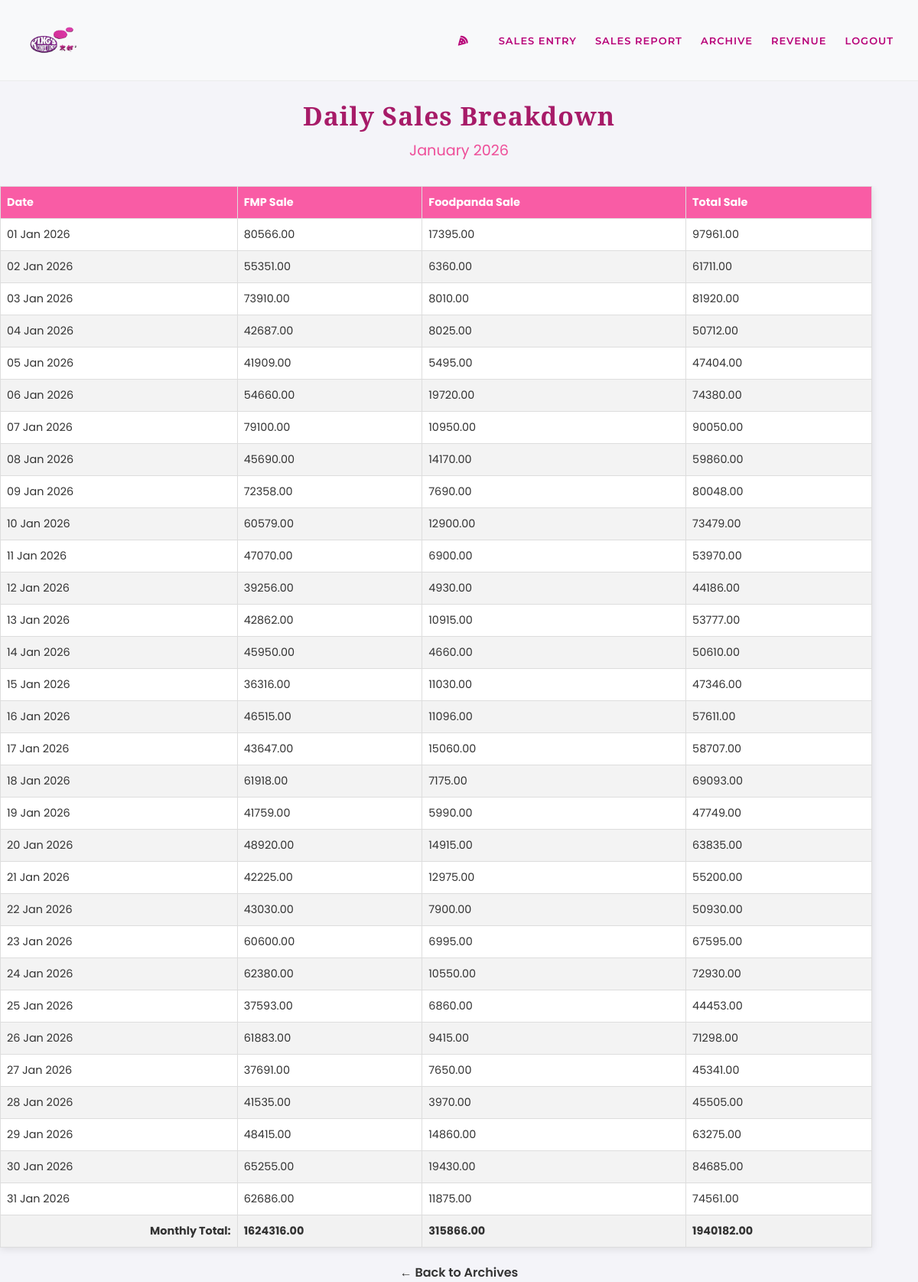
Page /kingsapp/month_rpt/11/ (signed in) on the committed database.
### kingsapp/models.py (models this page shows, shortened)
class kingsArchvSummary(models.Model):
    month = models.DateField(unique=True)
    total_fmp_sale = models.DecimalField(max_digits=10, decimal_places=2, default=0)
    total_foodpanda_sale = models.DecimalField(max_digits=10, decimal_places=2, default=0)
    grand_total_sale = models.DecimalField(max_digits=10, decimal_places=2, default=0)
    net_total_sale = models.DecimalField(max_digits=10, decimal_places=2, default=0)
    average_daily_sale = models.DecimalField(max_digits=10, decimal_places=2, default=0)
    created_at = models.DateTimeField(auto_now_add=True)
    class Meta:
        verbose_name = 'Kings Archived Summary'
        verbose_name_plural = 'Kings Archived Summary'

class kingsSalesArchv(models.Model):
    entity = models.CharField(max_length=100)
    FMP_sale = models.DecimalField(max_digits=10, decimal_places=2, default=0)
    foodpanda = models.DecimalField(max_digits=10, decimal_places=2, default=0)
    create_date = models.DateField()
    update_date = models.DateTimeField(auto_now=True)
    @property
    def total_sale(self):
        return self.FMP_sale + self.foodpanda
    class Meta:
        verbose_name = 'Kings Sale Archive'
        verbose_name_plural = 'Kings Sale Archive'

### kingsapp/views.py (the view)
# urls.py: path('month_rpt/<int:pk>/', views.month_view_sale, name='month_rpt'),
@login_required(login_url='login')
def month_view_sale(request, pk):
    arcv_month = get_object_or_404(kingsArchvSummary, pk=pk)
    daily_sales = kingsSalesArchv.objects.filter(
        create_date__year=arcv_month.month.year,
        create_date__month=arcv_month.month.month
    ).order_by('create_date')
    return render(request, 'kings/month_view_sale.html', {'archive': arcv_month, 'daily_sales': daily_sales})

### templates/kings/month_view_sale.html (shortened to what this page needs)
{% load static %}
<!DOCTYPE html>
<html lang="en">
<head>
    <link rel="stylesheet" href="{% static 'css/kingshowdata.css' %}">
</head>
<body>
    {% include 'kings/kingsnavbar.html' %}
    <h1>Daily Sales Breakdown</h1>
    <h2>{{ archive.month|date:"F Y" }}</h2>
    <div class="main-container" style="justify-content: center;">
        <div class="report-section">
            <table>
                <thead>
                    <tr>
                        <th>Date</th>
                        <th>FMP Sale</th>
                        <th>Foodpanda Sale</th>
                        <th>Total Sale</th>
                    </tr>
                </thead>
                <tbody>
                    {% for sale in daily_sales %}
                    <tr>
                        <td>{{ sale.create_date|date:"d M Y" }}</td>
                        <td>{{ sale.FMP_sale|floatformat:2 }}</td>
                        <td>{{ sale.foodpanda|floatformat:2 }}</td>
                        <td>{{ sale.total_sale|floatformat:2 }}</td>
                    </tr>
                    {% empty %}
                    <tr>
                        <td colspan="4" style="text-align: center;">No sales data found for this month.</td>
                    </tr>
                    {% endfor %}
                </tbody>
                <tfoot>
                    <tr style="font-weight: bold; background-color: #f2f2f2;">
                        <td style="text-align: right;">Monthly Total:</td>
                        <td>{{ archive.total_fmp_sale|floatformat:2 }}</td>
                        <td>{{ archive.total_foodpanda_sale|floatformat:2 }}</td>
                        <td>{{ archive.grand_total_sale|floatformat:2 }}</td>
                    </tr>
                </tfoot>
            </table>
            <div style="margin-top: 20px; text-align: center;">
                <a href="{% url 'show_archive' %}" style="text-decoration: none; color: #333; font-weight: 600;">&larr; Back to Archives</a>
            </div>
        </div>
    </div>
</body>
</html>

### static/css/kingshowdata.css (style rules this page uses)
body { font-family: 'Poppins', sans-serif; margin: 2rem; background-color: #f4f4f9; color: #333; }
.main-container { display: flex; gap: 2rem; align-items: flex-start; max-width: 1400px; margin: 0 auto; }
h1 { text-align: center; color: #a71b68; font-family: 'Playfair Display', serif; font-size: 2.1rem; margin-bottom: 0.5rem; letter-spacing: 1px; }
h2 { text-align: center; color: #ee4e99; font-weight: 400; font-style: regular; font-size: 1.2rem; margin-top: 0; margin-bottom: 2rem; }
.report-section { flex: 2.5; overflow-x: auto; }
table { width: 95%; margin: 0; border-collapse: collapse; box-shadow: 0 2px 10px rgba(0,0,0,0.1); background-color: white; border: 1px solid #ddd; }
th, td { padding: 10px 8px; text-align: left; border: 1px solid #ddd; font-size: 0.9rem; }
thead th { background-color: #f95ca5; color: white; font-weight: bold; }
tbody tr:nth-of-type(even) { background-color: #f3f3f3; }

### templates/kings/kingsnavbar.html (style rules this page uses)
body { margin: 0; }

### rows in the picture
kingsArchvSummary: month "January 2026", total_fmp_sale "1624316.00", total_foodpanda_sale "315866.00", grand_total_sale "1940182.00"
kingsSalesArchv: create_date "01 Jan 2026", FMP_sale "80566.00", foodpanda "17395.00", total_sale "97961.00"
kingsSalesArchv: create_date "02 Jan 2026", FMP_sale "55351.00", foodpanda "6360.00", total_sale "61711.00"
kingsSalesArchv: create_date "03 Jan 2026", FMP_sale "73910.00", foodpanda "8010.00", total_sale "81920.00"
kingsSalesArchv: create_date "04 Jan 2026", FMP_sale "42687.00", foodpanda "8025.00", total_sale "50712.00"
kingsSalesArchv: create_date "05 Jan 2026", FMP_sale "41909.00", foodpanda "5495.00", total_sale "47404.00"
kingsSalesArchv: create_date "06 Jan 2026", FMP_sale "54660.00", foodpanda "19720.00", total_sale "74380.00"
kingsSalesArchv: create_date "07 Jan 2026", FMP_sale "79100.00", foodpanda "10950.00", total_sale "90050.00"
kingsSalesArchv: create_date "08 Jan 2026", FMP_sale "45690.00", foodpanda "14170.00", total_sale "59860.00"
kingsSalesArchv: create_date "09 Jan 2026", FMP_sale "72358.00", foodpanda "7690.00", total_sale "80048.00"
kingsSalesArchv: create_date "10 Jan 2026", FMP_sale "60579.00", foodpanda "12900.00", total_sale "73479.00"
kingsSalesArchv: create_date "11 Jan 2026", FMP_sale "47070.00", foodpanda "6900.00", total_sale "53970.00"
kingsSalesArchv: create_date "12 Jan 2026", FMP_sale "39256.00", foodpanda "4930.00", total_sale "44186.00"
kingsSalesArchv: create_date "13 Jan 2026", FMP_sale "42862.00", foodpanda "10915.00", total_sale "53777.00"
kingsSalesArchv: create_date "14 Jan 2026", FMP_sale "45950.00", foodpanda "4660.00", total_sale "50610.00"
kingsSalesArchv: create_date "15 Jan 2026", FMP_sale "36316.00", foodpanda "11030.00", total_sale "47346.00"
kingsSalesArchv: create_date "16 Jan 2026", FMP_sale "46515.00", foodpanda "11096.00", total_sale "57611.00"
kingsSalesArchv: create_date "17 Jan 2026", FMP_sale "43647.00", foodpanda "15060.00", total_sale "58707.00"
kingsSalesArchv: create_date "18 Jan 2026", FMP_sale "61918.00", foodpanda "7175.00", total_sale "69093.00"
kingsSalesArchv: create_date "19 Jan 2026", FMP_sale "41759.00", foodpanda "5990.00", total_sale "47749.00"
kingsSalesArchv: create_date "20 Jan 2026", FMP_sale "48920.00", foodpanda "14915.00", total_sale "63835.00"
kingsSalesArchv: create_date "21 Jan 2026", FMP_sale "42225.00", foodpanda "12975.00", total_sale "55200.00"
kingsSalesArchv: create_date "22 Jan 2026", FMP_sale "43030.00", foodpanda "7900.00", total_sale "50930.00"
kingsSalesArchv: create_date "23 Jan 2026", FMP_sale "60600.00", foodpanda "6995.00", total_sale "67595.00"
kingsSalesArchv: create_date "24 Jan 2026", FMP_sale "62380.00", foodpanda "10550.00", total_sale "72930.00"
kingsSalesArchv: create_date "25 Jan 2026", FMP_sale "37593.00", foodpanda "6860.00", total_sale "44453.00"
kingsSalesArchv: create_date "26 Jan 2026", FMP_sale "61883.00", foodpanda "9415.00", total_sale "71298.00"
kingsSalesArchv: create_date "27 Jan 2026", FMP_sale "37691.00", foodpanda "7650.00", total_sale "45341.00"
kingsSalesArchv: create_date "28 Jan 2026", FMP_sale "41535.00", foodpanda "3970.00", total_sale "45505.00"
kingsSalesArchv: create_date "29 Jan 2026", FMP_sale "48415.00", foodpanda "14860.00", total_sale "63275.00"
kingsSalesArchv: create_date "30 Jan 2026", FMP_sale "65255.00", foodpanda "19430.00", total_sale "84685.00"
kingsSalesArchv: create_date "31 Jan 2026", FMP_sale "62686.00", foodpanda "11875.00", total_sale "74561.00"
